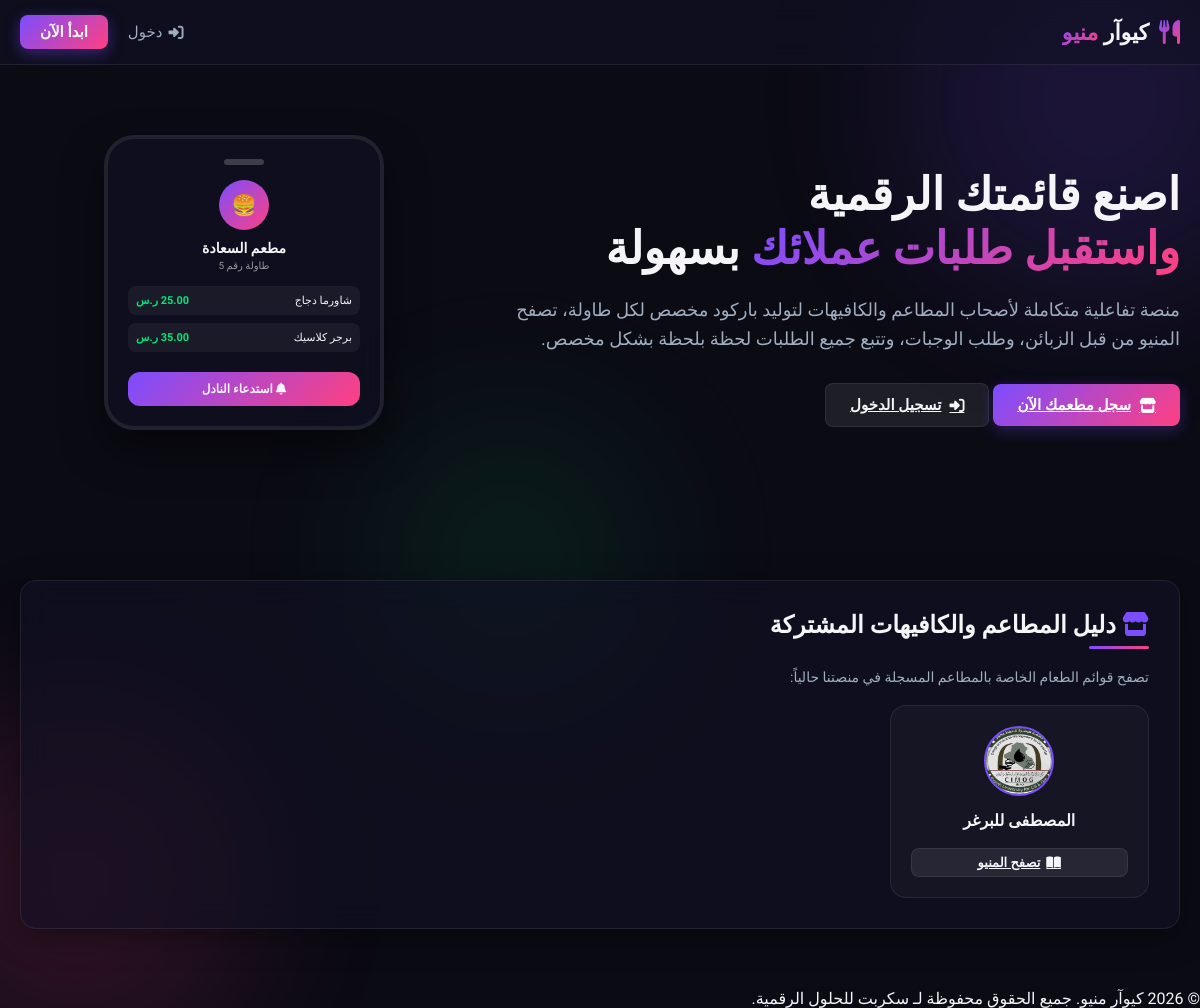
Before: / with the older database file.
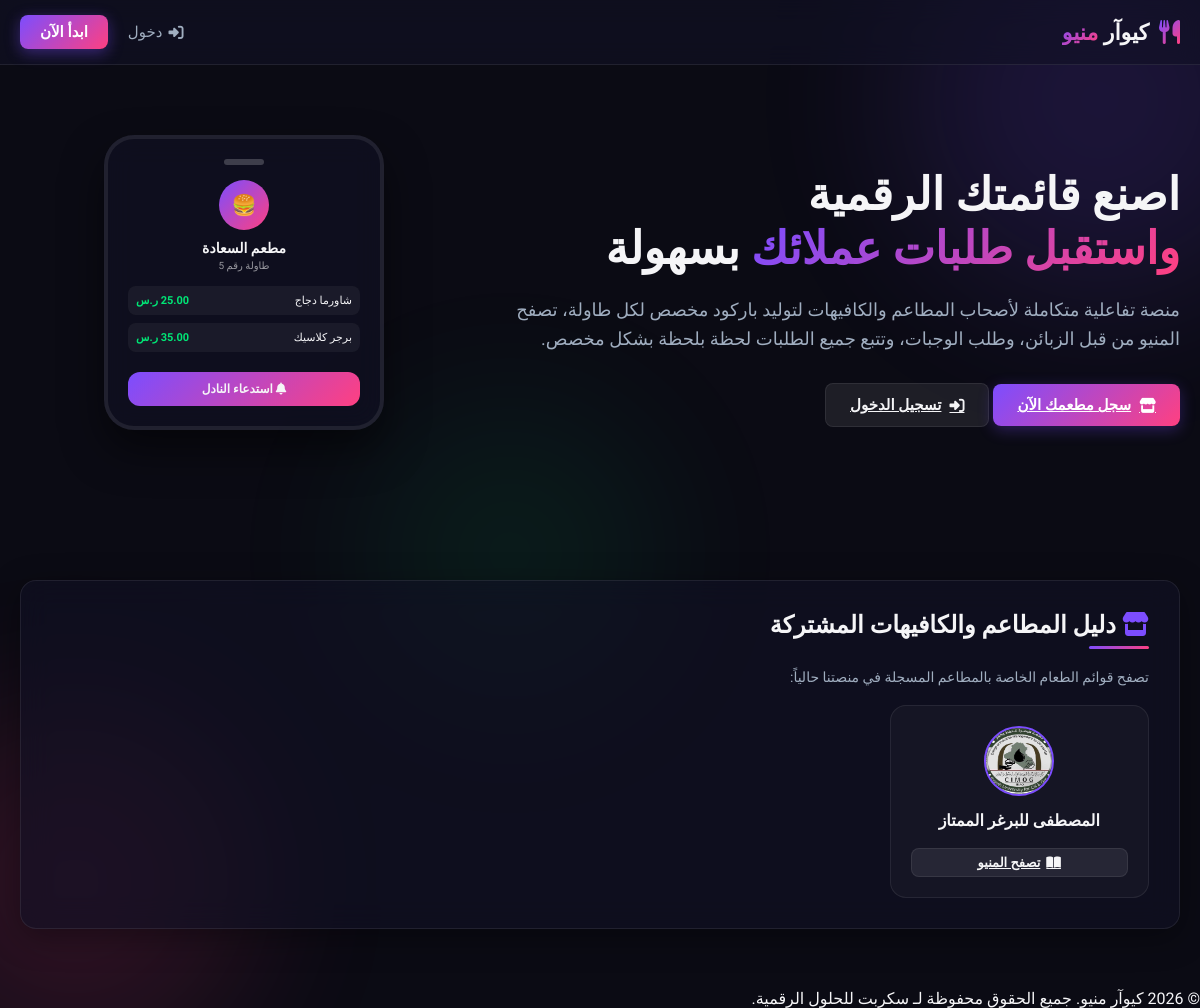
After: the same page with the newer database file.
### tables this page shows
CREATE TABLE restaurants (
        id INTEGER PRIMARY KEY AUTOINCREMENT,
        user_id INTEGER NOT NULL,
        name TEXT NOT NULL,
        slug TEXT UNIQUE NOT NULL,
        logo TEXT,
        status TEXT NOT NULL DEFAULT 'active', theme_name TEXT NOT NULL DEFAULT 'classic_light', theme_primary_color TEXT DEFAULT '#059669', theme_bg_color TEXT DEFAULT '#f8fafc', theme_surface_color TEXT DEFAULT '#ffffff', theme_text_color TEXT DEFAULT '#1e293b', currency TEXT NOT NULL DEFAULT 'IQD', -- 'active', 'pending', 'inactive'
        FOREIGN KEY (user_id) REFERENCES users(id) ON DELETE CASCADE
    );

### app.py (the view)
@app.route('/')
def index():
    if session.get('user_id'):
        if session.get('role') == 'admin':
            return redirect(url_for('admin_dashboard'))
        return redirect(url_for('restaurant_dashboard'))
    conn = db.get_db()
    cursor = conn.cursor()
    cursor.execute("SELECT * FROM restaurants WHERE status = 'active'")
    active_restaurants = cursor.fetchall()
    conn.close()
    return render_template('index.html', restaurants=active_restaurants)

### database.py (called while the page is built)
def get_db():
    conn = sqlite3.connect(DB_PATH)
    conn.row_factory = sqlite3.Row
    conn.execute("PRAGMA foreign_keys = ON")
    return conn

### templates/index.html (shortened to what this page needs)
{% extends 'base.html' %}
{% block content %}
<section class="hero-section">
    <div class="hero-content">
        <h1>اصنع قائمتك الرقمية <br><span class="logo-highlight">واستقبل طلبات عملائك</span> بسهولة</h1>
        <p>منصة تفاعلية متكاملة لأصحاب المطاعم والكافيهات لتوليد باركود مخصص لكل طاولة، تصفح المنيو من قبل الزبائن، وطلب الوجبات، وتتبع جميع الطلبات لحظة بلحظة بشكل مخصص.</p>
        <div class="hero-buttons">
            <a href="#register" class="btn btn-primary"><i class="fa-solid fa-store"></i> سجل مطعمك الآن</a>
            <a href="#login" class="btn btn-secondary"><i class="fa-solid fa-right-to-bracket"></i> تسجيل الدخول</a>
        </div>
    </div>
    <div class="hero-image-container">
        <div class="glass-card" style="width: 280px; padding: 20px; border-radius: 30px; border-width: 4px; box-shadow: 0 20px 40px rgba(0,0,0,0.5);">
            <div style="width: 40px; height: 6px; background: rgba(255,255,255,0.2); margin: 0 auto 15px auto; border-radius: 3px;"></div>
            <div style="text-align: center; margin-bottom: 15px;">
                <div style="width: 50px; height: 50px; border-radius: 50%; background: var(--accent-gradient); margin: 0 auto 10px auto; display: flex; align-items: center; justify-content: center; font-size: 20px;">🍔</div>
                <h4 style="font-size: 14px; margin: 0;">مطعم السعادة</h4>
                <span style="font-size: 10px; opacity: 0.6; display: block; margin-top: 4px;">طاولة رقم 5</span>
            </div>
            <div style="background: rgba(255,255,255,0.05); padding: 8px; border-radius: 8px; display: flex; justify-content: space-between; font-size: 11px; margin-bottom: 8px;">
                <span>شاورما دجاج</span>
                <span style="color: var(--success-color); font-weight: bold;">25.00 ر.س</span>
            </div>
            <div style="background: rgba(255,255,255,0.05); padding: 8px; border-radius: 8px; display: flex; justify-content: space-between; font-size: 11px; margin-bottom: 8px;">
                <span>برجر كلاسيك</span>
                <span style="color: var(--success-color); font-weight: bold;">35.00 ر.س</span>
            </div>
            <div style="margin-top: 20px; background: var(--accent-gradient); padding: 10px; border-radius: 12px; text-align: center; font-size: 12px; font-weight: bold;">
                <i class="fa-solid fa-bell"></i> استدعاء النادل
            </div>
        </div>
    </div>
</section>
<div class="glass-card" style="margin-top: 40px;">
    <h2 class="section-title"><i class="fa-solid fa-store" style="color: var(--accent-color);"></i> دليل المطاعم والكافيهات المشتركة</h2>
    <p style="color: var(--text-secondary); margin-bottom: 20px; font-size: 14px;">تصفح قوائم الطعام الخاصة بالمطاعم المسجلة في منصتنا حالياً:</p>
    <div style="display: grid; grid-template-columns: repeat(auto-fill, minmax(220px, 1fr)); gap: 20px; margin-top: 20px;">
        {% for r in restaurants %}
        <div class="table-card" style="padding: 20px; text-align: center; border-radius: var(--border-radius-md); background: rgba(255,255,255,0.03); border: 1px solid var(--glass-border); transition: var(--transition);">
            <div style="width: 70px; height: 70px; border-radius: 50%; overflow: hidden; margin: 0 auto 15px auto; background: var(--bg-secondary); display: flex; align-items: center; justify-content: center; border: 2px solid var(--accent-color);">
                {% if r.logo %}
                    <img src="{{ url_for('static', filename='uploads/' + r.logo) }}" alt="{{ r.name }}" style="width: 100%; height: 100%; object-fit: cover;">
                {% else %}
                    <span style="font-size: 28px;">🍽️</span>
                {% endif %}
            </div>
            <h4 style="font-family: var(--font-heading); font-size: 16px; margin-bottom: 8px;">{{ r.name }}</h4>
            <a href="/r/{{ r.slug }}" target="_blank" class="btn btn-secondary" style="padding: 6px 16px; font-size: 13px; width: 100%; margin-top: 10px; display: inline-flex; justify-content: center; gap: 6px;">
                <i class="fa-solid fa-book-open"></i> تصفح المنيو
            </a>
        </div>
        {% else %}
        <div style="grid-column: 1/-1; text-align: center; color: var(--text-secondary); padding: 30px;">
            لا توجد مطاعم نشطة مسجلة في المنصة حالياً. كن أول من يسجل!
        </div>
        {% endfor %}
    </div>
</div>
{% endblock %}

### templates/base.html (shortened to what this page needs)
<!DOCTYPE html>
<html lang="ar" dir="rtl">
<head>
    <link rel="stylesheet" href="https://cdnjs.cloudflare.com/ajax/libs/font-awesome/6.4.0/css/all.min.css">
    <link rel="stylesheet" href="{{ url_for('static', filename='css/style.css') }}">
</head>
<body>
    <div class="glass-bg-container">
        <div class="circle circle-1"></div>
        <div class="circle circle-2"></div>
        <div class="circle circle-3"></div>
    </div>
    <header class="main-header">
        <div class="header-container">
            <a href="/" class="logo">
                <i class="fa-solid fa-utensils logo-icon"></i>
                <span class="logo-text">كيوآر <span class="logo-highlight">منيو</span></span>
            </a>
            <nav class="nav-links">
                {% if session.get('user_id') %}
                    {% if session.get('role') == 'admin' %}
                        <a href="/admin" class="nav-link"><i class="fa-solid fa-user-shield"></i> لوحة الأدمن</a>
                    {% else %}
                        <a href="/dashboard" class="nav-link"><i class="fa-solid fa-chart-line"></i> لوحة التحكم</a>
                    {% endif %}
                    <a href="/logout" class="nav-link logout-btn"><i class="fa-solid fa-right-from-bracket"></i> خروج</a>
                {% else %}
                    <a href="/#login" class="nav-link"><i class="fa-solid fa-right-to-bracket"></i> دخول</a>
                    <a href="/#register" class="nav-link btn-primary-nav">ابدأ الآن</a>
                {% endif %}
            </nav>
        </div>
    </header>
    <main class="main-content">
        {% block content %}{% endblock %}
    </main>
    <footer class="main-footer">
        <p>&copy; 2026 كيوآر منيو. جميع الحقوق محفوظة لـ سكربت للحلول الرقمية.</p>
    </footer>
</body>
</html>

Changed rows visible on the page:
changed restaurants: name "المصطفى للبرغر" → "المصطفى للبرغر الممتاز"
